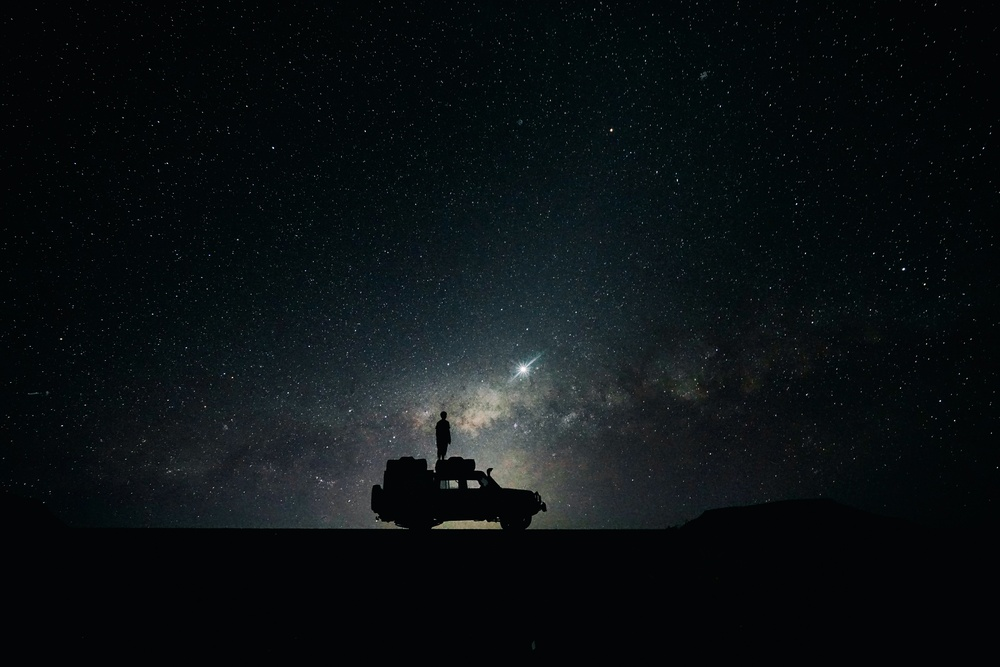
#> input picture your_image.jpg, 1000 x 667 px, shrunk from 7042 x 4699 before the run
$ jupyter execute 'image regenerator (PCA).ipynb'
#> lines starting #> are read from the running program, lines starting #| are printed output that depends on the picture
[cell 1]
import numpy as np
import matplotlib.pyplot as plt
from PIL import Image

[cell 2]
#Getting image
img = Image.open("your_image.jpg")
#> img is the input picture: PIL image 1000x667 RGB; mean R, G, B 11.4, 16.6, 19

# Greyscale conversion
imgGray = img.convert("L")

#Making the array
imgArr =np.array(imgGray,dtype=float)

print("Image dimensions are : ",imgArr.shape)
#| Image dimensions are :  (667, 1000)

[cell 3]
#original img
plt.figure(figsize=(6,6))
plt.title("Original img")
plt.imshow(imgArr, cmap='grey')


plt.show()

img = Image.fromarray(imgArr.astype('uint8'))
img.show()

[cell 4]
#mean of every column
meanC = np.mean(imgArr, axis=0)
#> meanC = 1000 values, max 37.34 at index 499, min 4.45 at index 0, mean 15.35
imgCen = imgArr-meanC #Centering
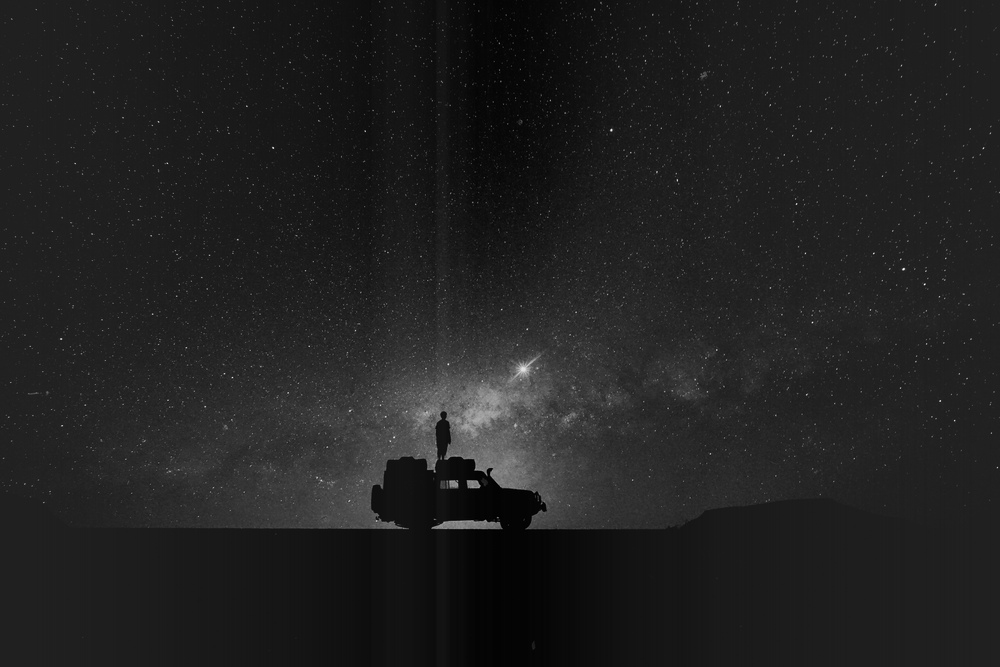
#> imgCen: shape (667, 1000) float64; min -37.14, max 247.6, mean 0; drawn with min black and max white


# Covariance matrix
Cov = (imgCen.T @ imgCen) / (imgCen.shape[0]-1)  #Bessel correction
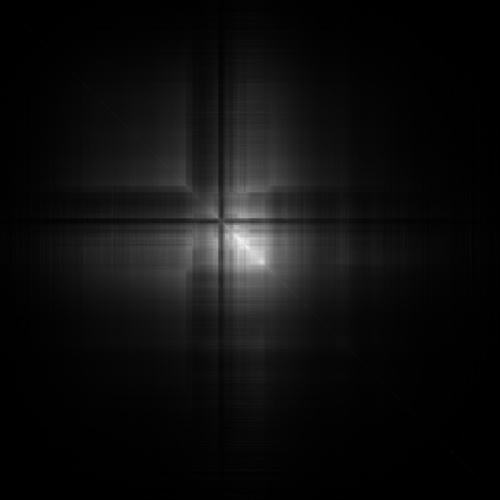
#> Cov: shape (1000, 1000) float64 (shown at 1/2 size); min -3.59, max 2317.3, mean 130.9; drawn with min black and max white

[cell 5]
eigVals, eigVecs=np.linalg.eigh(Cov) #eigen decomp.
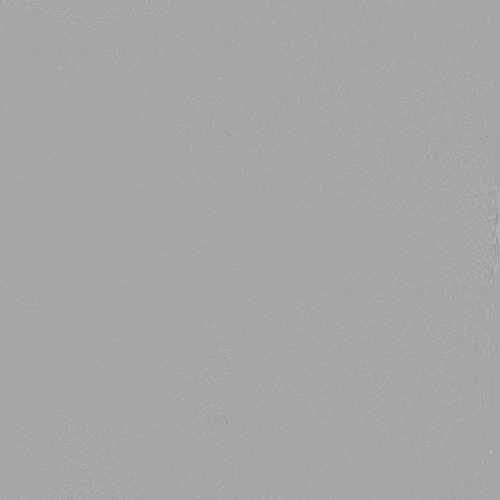
#> eigVecs: shape (1000, 1000) float64 (shown at 1/2 size); min -0.922, max 0.491, mean 5.61e-05; drawn with min black and max white
#> eigVals = 1000 values from -3.35e-11 to 255931.1

#descending eigenvalues (gives indexes)
idx = np.argsort(eigVals)[::-1]
#> idx = 1000 values, max 999 at index 0, min 0 at index 999, mean 499.5

eigVals = eigVals[idx]
#> eigVals = 1000 values, max 255931.1 at index 0, min -3.35e-11 at index 999, mean 364.2
eigVecs= eigVecs[:,idx]  #resorting vectors


scores = imgCen@eigVecs
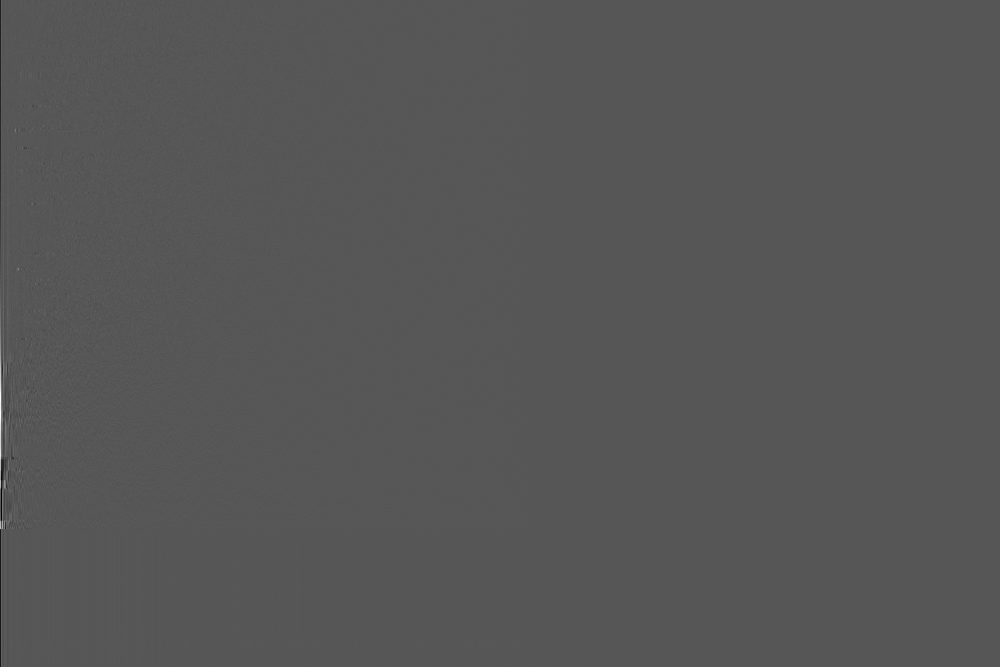
#> scores: shape (667, 1000) float64; min -622.2, max 1202.4, mean 0; drawn with min black and max white

[cell 6]
#Reconstruct image using top k principal components
def reconstruct_pca(scores, eigVecs, meanC, k):

    vK = eigVecs[:, :k]
    scoresK = scores[:, :k]

    aK = scoresK @ vK.T + meanC

    return np.clip(aK, 0, 255)

[cell 7]
# [12 lines of commented-out code are left out]

[cell 8]
kVal = [5, 7, 50, 200]

plt.figure(figsize=(8,8))
plt.imshow(imgCen, cmap='gray')
plt.title("Original")
plt.axis("off")
plt.show()

# show PCA reconstructions
for k in kVal:

    recon = reconstruct_pca(scores, eigVecs, meanC, k)

    plt.figure(figsize=(8,8))
    plt.imshow(recon, cmap='gray')
    plt.title(f"PCA reconstruction (k = {k})")
    plt.axis("off")
    plt.show()
#> this loop made 4 passes
#> pass 1, in reconstruct_pca, `aK = scoresK @ vK.T + meanC`:
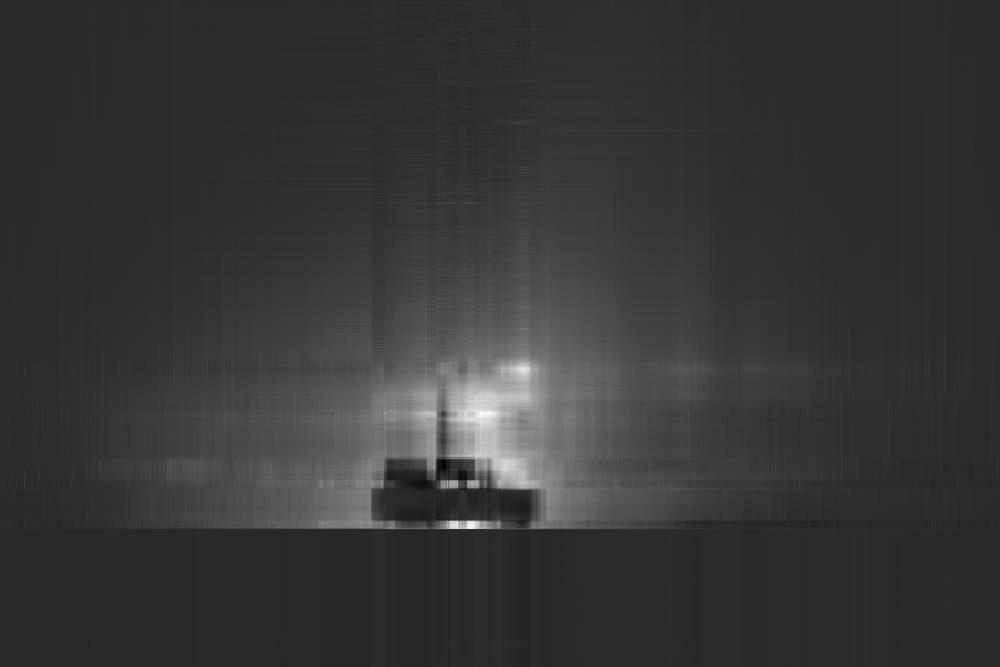
#> aK: shape (667, 1000) float64; min -31.72, max 189.7, mean 15.3; drawn with min black and max white
